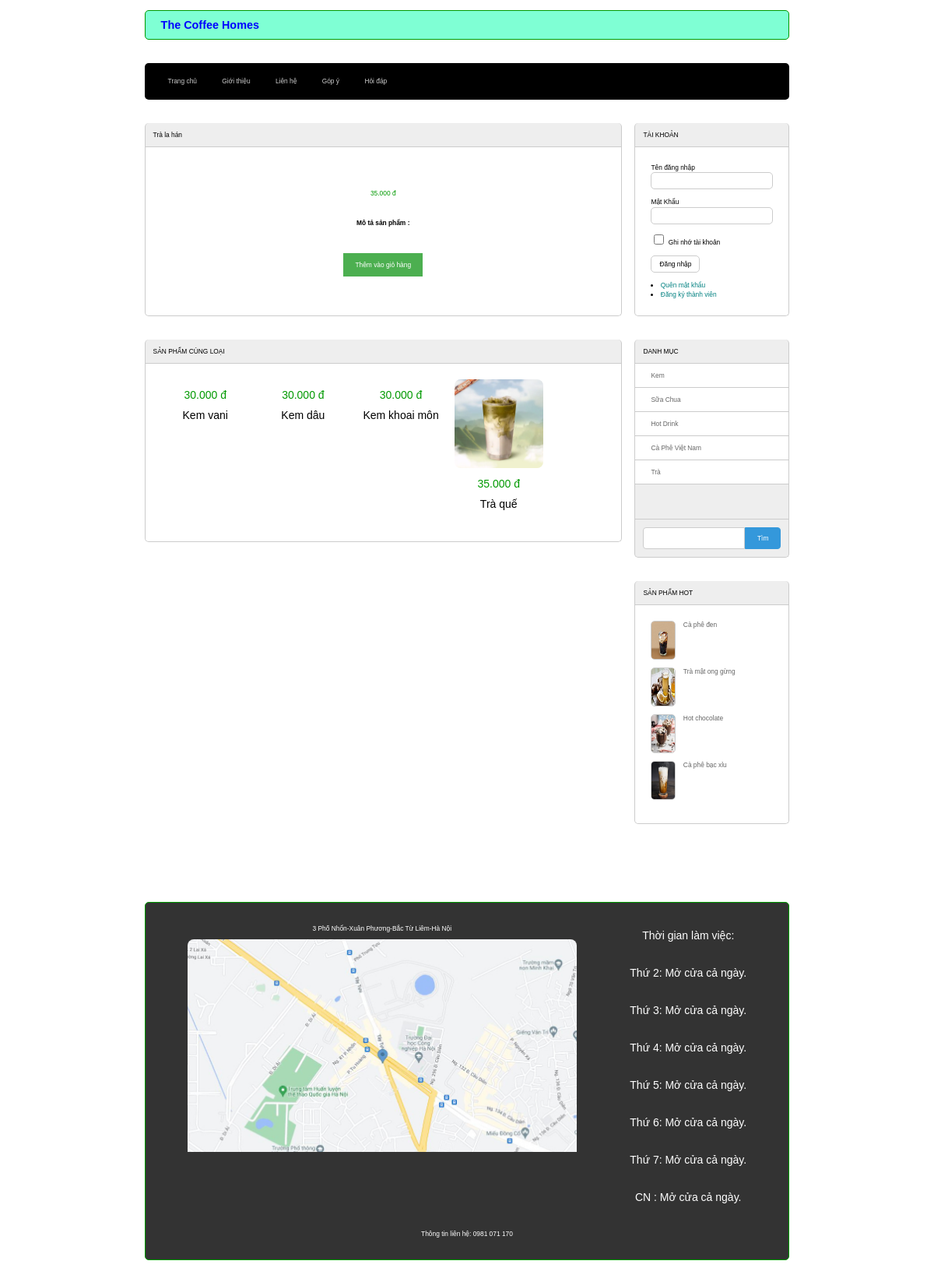
The app's page /index.php?act=chitietsanpham&idsp=18 with its own data.
### tables this page shows
CREATE TABLE `products` (
  `ProductID` int(11) NOT NULL,
  `TenSanPham` varchar(255) DEFAULT NULL,
  `MoTa` text DEFAULT NULL,
  `GiaBan` decimal(10,3) DEFAULT NULL,
  `HinhAnhSanPham` varchar(255) DEFAULT NULL,
  `CategoryID` int(11) DEFAULT NULL
);

CREATE TABLE `categories` (
  `CategoriesID` int(11) NOT NULL,
  `TenDanhMuc` varchar(255) DEFAULT NULL,
  `MoTaDanhMuc` text DEFAULT NULL
);

### model/pdo.php (called while the page is built, shortened)
<?php
function pdo_get_connection(){
    $dburl = "mysql:host=localhost;dbname=webcoffeehomes;charset=utf8";
    $username = 'root';
    $password = '';
    $conn = new PDO($dburl, $username, $password);
    $conn->setAttribute(PDO::ATTR_ERRMODE, PDO::ERRMODE_EXCEPTION);
    return $conn;
}
function pdo_query($sql){
    $sql_args = array_slice(func_get_args(), 1);
    try{
        $conn = pdo_get_connection();
        $stmt = $conn->prepare($sql);
        $stmt->execute($sql_args);
        $rows = $stmt->fetchAll();
        return $rows;
    }
    catch(PDOException $e){
        throw $e;
    }
    finally{
        unset($conn);
    }
}
function pdo_query_one($sql){
    $sql_args = array_slice(func_get_args(), 1);
    try{
        $conn = pdo_get_connection();
        $stmt = $conn->prepare($sql);
        $stmt->execute($sql_args);
        $row = $stmt->fetch(PDO::FETCH_ASSOC);
        return $row;
    }
    catch(PDOException $e){
        throw $e;
    }
    finally{
        unset($conn);
    }
}

### model/sanpham.php (called while the page is built, shortened)
<?php
function loadall_sanpham_home($iddm=0) {
    $sql = "SELECT * FROM products WHERE 1 ORDER BY ProductID DESC LIMIT 0,9";
    $dssanpham = pdo_query($sql);
    return $dssanpham;
}
function loadone_sanpham($id=0) {
    $sql = "SELECT * FROM products WHERE ProductID=".$id;
    $sp = pdo_query_one($sql);
    return $sp;
}
function load_sanpham_cungloai($id,$iddm) {
    $sql = "SELECT * FROM products WHERE CategoryID=".$iddm." AND ProductID <>".$id;
    $listspcungloai = pdo_query($sql);
    return $listspcungloai;
}
?>

### global.php (called while the page is built)
<?php
    $img_path = "upload/"
?>

### model/danhmuc.php (called while the page is built, shortened)
<?php
function loadall_danhmuc() {
    $sql = "SELECT * FROM categories ORDER BY CategoriesID desc";
    $dsdanhmuc = pdo_query($sql);
    return $dsdanhmuc;
}
?>

### view/chitietsanpham.php (the view)
<div class="row mb">
    <div class="boxtrai mr">
        <?php
            extract($onesp);
        ?>
        <div class="boxtitle"><?=$TenSanPham?></div>
        <div class="row boxcontent mb">
            <?php
                $img = $img_path . $HinhAnhSanPham;
                echo '<div class="row mb spct"><img src="'.$img.'" alt="">
                <p class="spct_gia">'.$GiaBan.' đ</p>
                <p class="mota">Mô tả sản phẩm : </p>
                <p>'.$MoTa.'</p>
                <div class="row btnaddtocart">
                <form action="index.php?act=addtocart" method="post">
                    <input type="hidden" name="id" value="'.$ProductID.'">
                    <input type="hidden" name="name" value="'.$TenSanPham.'">
                    <input type="hidden" name="img" value="'.$HinhAnhSanPham.'">
                    <input type="hidden" name="price" value="'.$GiaBan.'">
                    <input type="submit" name="addtocart" value="Thêm vào giỏ hàng">
                </form>
                </div>
                </div>';
            ?>
        </div>
        <div class="row">
            <div class="boxtitle">SẢN PHẨM CÙNG LOẠI</div>
            <div class="row boxcontent">
                <?php
                    foreach ($listspcungloai as $spcungloai) {
                        extract($spcungloai);
                        $img = $img_path . $HinhAnhSanPham;
                        $linksp="index.php?act=chitietsanpham&idsp=".$ProductID;
                        echo '<div class="spcungloai">
                        <a href="'.$linksp.'"><img src="'.$img.'" alt=""></a>
                        <p class="giaban">'.$GiaBan.' đ</p>
                        <p>'.$TenSanPham.'</p>
                        </div>';
                    }
                ?>
            </div>
        </div>
    </div>
    <div class="boxphai">
        <?php
        include "boxright.php";
        ?>
    </div>

### view/boxright.php
<div class="row mb">
                        <div class="boxtitle">TÀI KHOẢN</div>
                        <div class="boxcontent formtaikhoan">
                            <?php
                                if(isset($_SESSION['user']) && is_array($_SESSION['user'])) {
                                    extract($_SESSION['user']);
                            ?>
                                <div class="row mb10">
                                    Xin Chào <span style="color:blue"><?=$TenTaiKhoan?></span>
                                </div>
                                <div class="row mb10">
                                    <li>
                                        <a href="index.php?act=capnhaptaikhoan">Cập nhập tài khoản</a>
                                    </li>
                                    <li>
                                        <a href="admin/index.php">Đăng nhập admin</a>
                                    </li>
                                    <li>
                                        <a href="index.php?act=thoat">Thoát</a>
                                    </li>
                                </div>
                            <?php
                                }else{
                            ?>
                            <form action="index.php?act=dangnhap" method="post">
                                <div class="row mb10">
                                    Tên đăng nhập <br />
                                    <input type="text" name="user" />
                                </div>
                                <div class="row mb10">
                                    Mật Khẩu <br />
                                    <input type="password" name="pass" id="" />
                                </div>
                                <div class="row mb10">
                                    <input type="checkbox" name="" /> Ghi nhớ
                                    tài khoản
                                </div>
                                <div class="row mb10">
                                    <input type="submit" value="Đăng nhập" name="dangnhap" />
                                </div>
                                <li>
                                    <a href="#">Quên mật khẩu</a>
                                </li>
                                <li>
                                    <a href="index.php?act=dangky">Đăng ký thành viên</a>
                                </li>
                            </form>
                            <?php }?>
                        </div>
                    </div>
                    <div class="row mb">
                        <div class="boxtitle">DANH MỤC</div>
                        <div class="boxcontent2 menudoc">
                            <ul>
                                <?php
                                    foreach ($dsdanhmuc as $dm) {
                                        extract($dm);
                                        $linkdm = "index.php?act=sanpham&iddm=".$CategoriesID;
                                        echo '<li><a href="'.$linkdm.'">'.$TenDanhMuc.'</a></li>';
                                    }
                                ?>
                            </ul>
                        </div>
                        <div class="boxfooter searbox">
                            <form action="index.php?act=sanpham" method="post" class="row-search">
                                <input type="text" name="keysearch"/>
                                <input type="submit" name="search" value="Tìm" class="search-btn round">
                            </form>
                        </div>
                    </div>
                    <div class="row">
                        <div class="boxtitle">SẢN PHẨM HOT</div>
                        <div class="row boxcontent">
                            <div class="row mb10 top10">
                                <img src="view/images/banner/13.-Ca-phe-den-600x600.png" alt="" />
                                <a href="#">Cà phê đen </a>
                            </div>
                            <div class="row mb10 top10">
                                <img src="view/images/banner/tải xuống (1).jpg" alt="" />
                                <a href="#">Trà mật ong gừng</a>
                            </div>
                            <div class="row mb10 top10">
                                <img src="view/images/banner/tải xuống (2).jpg" alt="" />
                                <a href="#">Hot chocolate </a>
                            </div>
                            <div class="row mb10 top10">
                                <img src="view/images/banner/tải xuống.jpg" alt="" />
                                <a href="#">Cà phê bạc xỉu</a>
                            </div>
                        </div>
                    </div>

### view/css/style.css (style rules this page uses)
* { box-sizing: border-box; font-family: sans-serif; font-size: 0.7vw; }
.row { float: left; width: 100%; }
.mb { margin-bottom: 30px; }
.mb10 { margin-bottom: 10px; }
.mr { margin-right: 2%; }
.boxtrai { float: left; width: 74%; }
.boxphai { float: left; width: 24%; }
.boxtitle { background-color: #EEE; padding: 10px; border-top-left-radius: 5px; border-top-right-radius: 5px; border-left: 1px #ccc solid; border-right: 1px #ccc solid; border-bottom: 1px #ccc solid; }
.boxcontent { border-left: 1px #ccc solid; border-right: 1px #ccc solid; border-bottom: 1px #ccc solid; border-bottom-left-radius: 5px; border-bottom-right-radius: 5px; min-height: 200px; padding: 20px; }
.boxcontent2 { border-left: 1px #ccc solid; border-right: 1px #ccc solid; border-bottom: 1px #ccc solid; min-height: 200px; background-color: #eee; }
.boxfooter { background-color: #EEE; padding: 10px; border-bottom-left-radius: 5px; border-bottom-right-radius: 5px; border-left: 1px #ccc solid; border-right: 1px #ccc solid; border-bottom: 1px #ccc solid; }
.btnaddtocart { margin-top: 10px; text-align: center; }
.boxsp input[type="submit"], .spct input[type="submit"] { background-color: #4CAF50; color: white; padding: 10px 15px; border: none; cursor: pointer; transition: background-color 0.3s ease-in-out; }
.formtaikhoan { line-height: 150%; }
.formtaikhoan input[type="text"], .formtaikhoan input[type="password"], .formtaikhoan input[type="email"], .formcontent input[type="text"] { width: 100%; border: 1px #ccc solid; padding: 5px 10px; border-radius: 5px; }
.formtaikhoan input[type="checkbox"] { border-radius: 5px; }
.formtaikhoan input[type="submit"], .formtaikhoan input[type="reset"], .formcontent input[type="submit"], .formcontent input[type="reset"], .formcontent input[type="button"] { padding: 5px 10px; border-radius: 5px; background-color: white; border: 1px #ccc solid; }
.formtaikhoan li a { color: teal; text-decoration: none; }
.menudoc ul { margin: 0; padding: 0; list-style-type: none; }
.menudoc ul li { padding: 10px 20px; background-color: #fff; border-bottom: 1px #ccc solid; }
.menudoc ul li a { color: #666; text-decoration: none; }
.searbox input[type="text"] { width: 100%; padding: 5px 10px; background-color: #fff; border: 1px #ccc solid; border-radius: 5px; }
.top10 img { width: 20%; height: 50px; float: left; margin-right: 10px; border-radius: 5px; border: 1px #ccc solid; }
.top10 a { color: #666; text-decoration: none; }
.spct { text-align: center; }
.spct p { margin: 20px; line-height: 18px; }
.spct .spct_gia { color: #090; }
.spct .mota { font-weight: bolder; }
.spcungloai { width: 20%; margin-bottom: 20px; text-align: center; display: inline-block; vertical-align: top; box-sizing: border-box; margin-right: 2%; }
.spcungloai:last-child { margin-right: 0; }
.spcungloai img { max-width: 100%; height: auto; border-radius: 8px; margin-bottom: 10px; }
.spcungloai .giaban { margin-bottom: 10px; color: #090; }
.spcungloai p { margin: 0; font-size: 14px; }
.searbox input[type="text"] { padding: 8px; border: 1px solid #ccc; border-radius: 4px 0 0 4px; outline: none; }
.searbox input[type="submit"] { padding: 8px 15px; background-color: #3498db; color: #fff; border: 1px solid #3498db; border-radius: 0 4px 4px 0; cursor: pointer; }
.search-btn.round { border-radius: 50%; }
.row-search { display: flex; }

### records on screen
products: TenSanPham "Trà la hán", GiaBan "35.000"
products: GiaBan "30.000", TenSanPham "Kem vani"
products: GiaBan "30.000", TenSanPham "Kem dâu"
products: GiaBan "30.000", TenSanPham "Kem khoai môn"
products: HinhAnhSanPham (picture), GiaBan "35.000", TenSanPham "Trà quế"
categories: TenDanhMuc "Kem"
categories: TenDanhMuc "Sữa Chua"
categories: TenDanhMuc "Hot Drink"
categories: TenDanhMuc "Cà Phê Việt Nam"
categories: TenDanhMuc "Trà"
